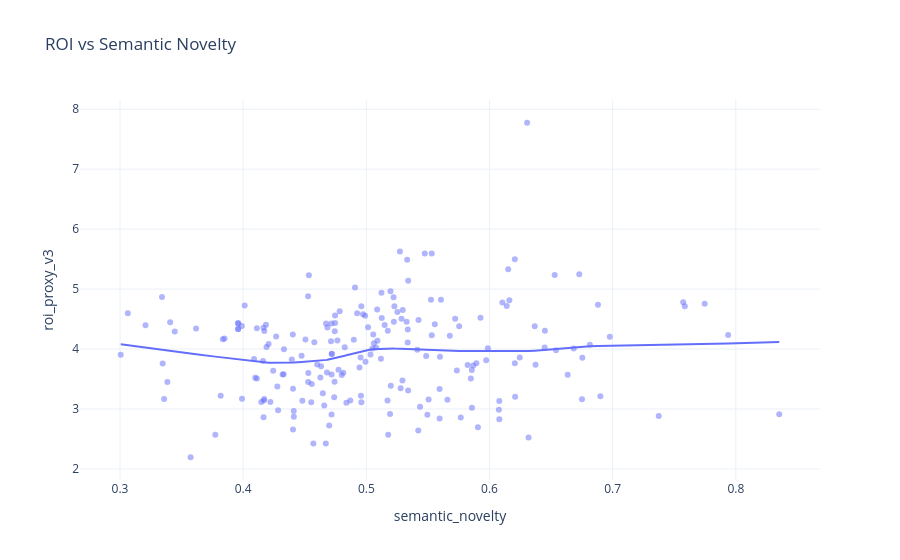

Source (notebook cell):
### Code cell
fig = px.scatter(
    df_nlp,
    x="semantic_novelty",
    y="roi_proxy_v3",
    opacity=0.5,
    trendline="lowess",
    title="ROI vs Semantic Novelty"
)
fig.update_layout(template="plotly_white")
fig.show()

### Figure 1 — Plotly figure (JSON) as saved in the notebook; plotly's stock layout.template omitted (floating-point values rounded to 4 significant figures; data arrays with more than 128 entries replaced by an {"elided": "..."} marker saying what was removed)
{"data": [{"hovertemplate": "semantic_novelty=%{x}<br>roi_proxy_v3=%{y}<extra></extra>", "legendgroup": "", "marker": {"color": "#636efa", "opacity": 0.5, "symbol": "circle"}, "mode": "markers", "name": "", "orientation": "v", "showlegend": false, "type": "scatter", "x": {"elided": "200 float values"}, "xaxis": "x", "y": {"elided": "200 float values"}, "yaxis": "y"}, {"hovertemplate": "<b>LOWESS trendline</b><br><br>semantic_novelty=%{x}<br>roi_proxy_v3=%{y} <b>(trend)</b><extra></extra>", "legendgroup": "", "marker": {"color": "#636efa", "symbol": "circle"}, "mode": "lines", "name": "", "showlegend": false, "type": "scatter", "x": {"elided": "200 float values"}, "xaxis": "x", "y": {"elided": "200 float values"}, "yaxis": "y"}], "layout": {"legend": {"tracegroupgap": 0}, "title": {"text": "ROI vs Semantic Novelty"}, "xaxis": {"anchor": "y", "domain": [0, 1], "title": {"text": "semantic_novelty"}}, "yaxis": {"anchor": "x", "domain": [0, 1], "title": {"text": "roi_proxy_v3"}}}}
